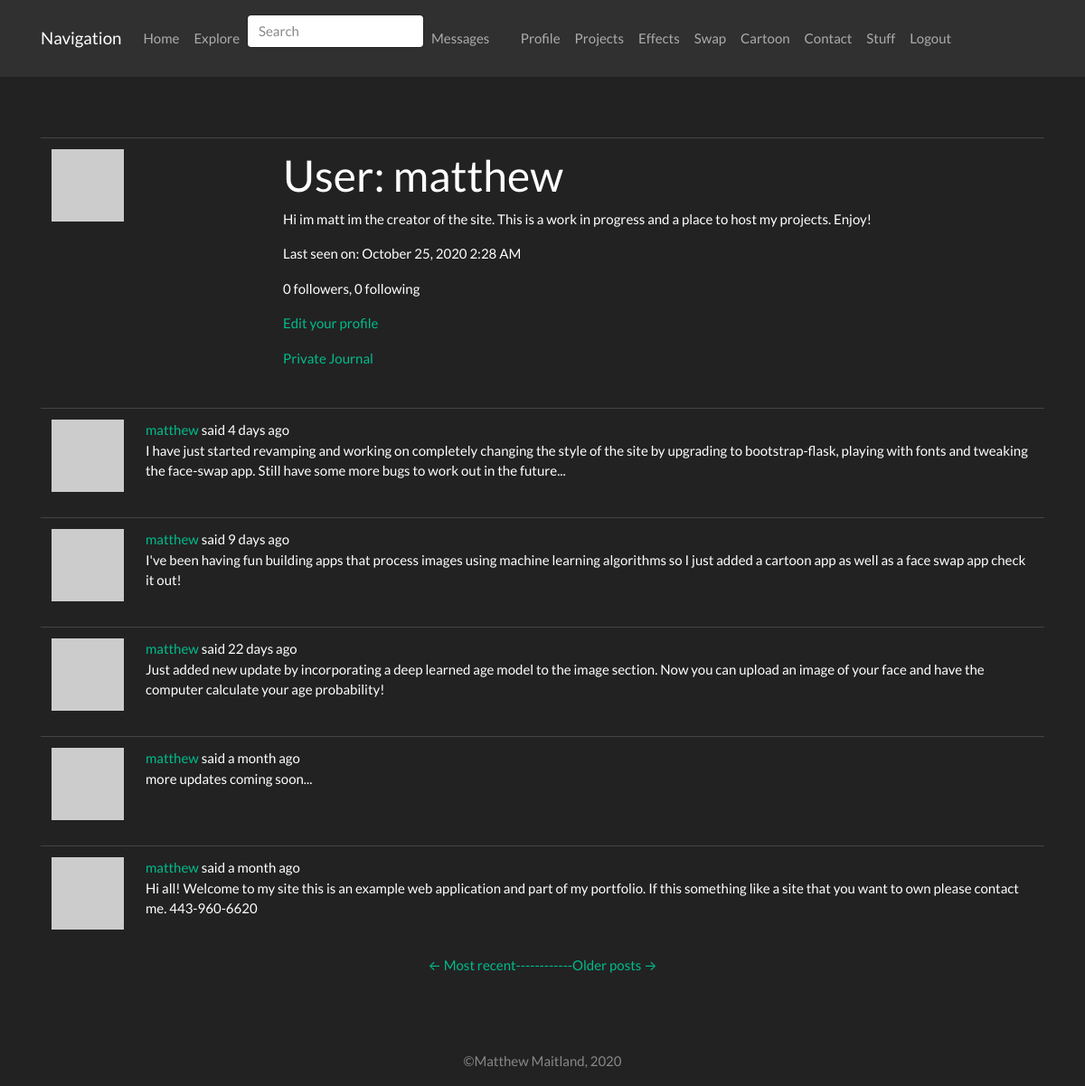
Page /user/matthew (signed in) on the earlier database version.
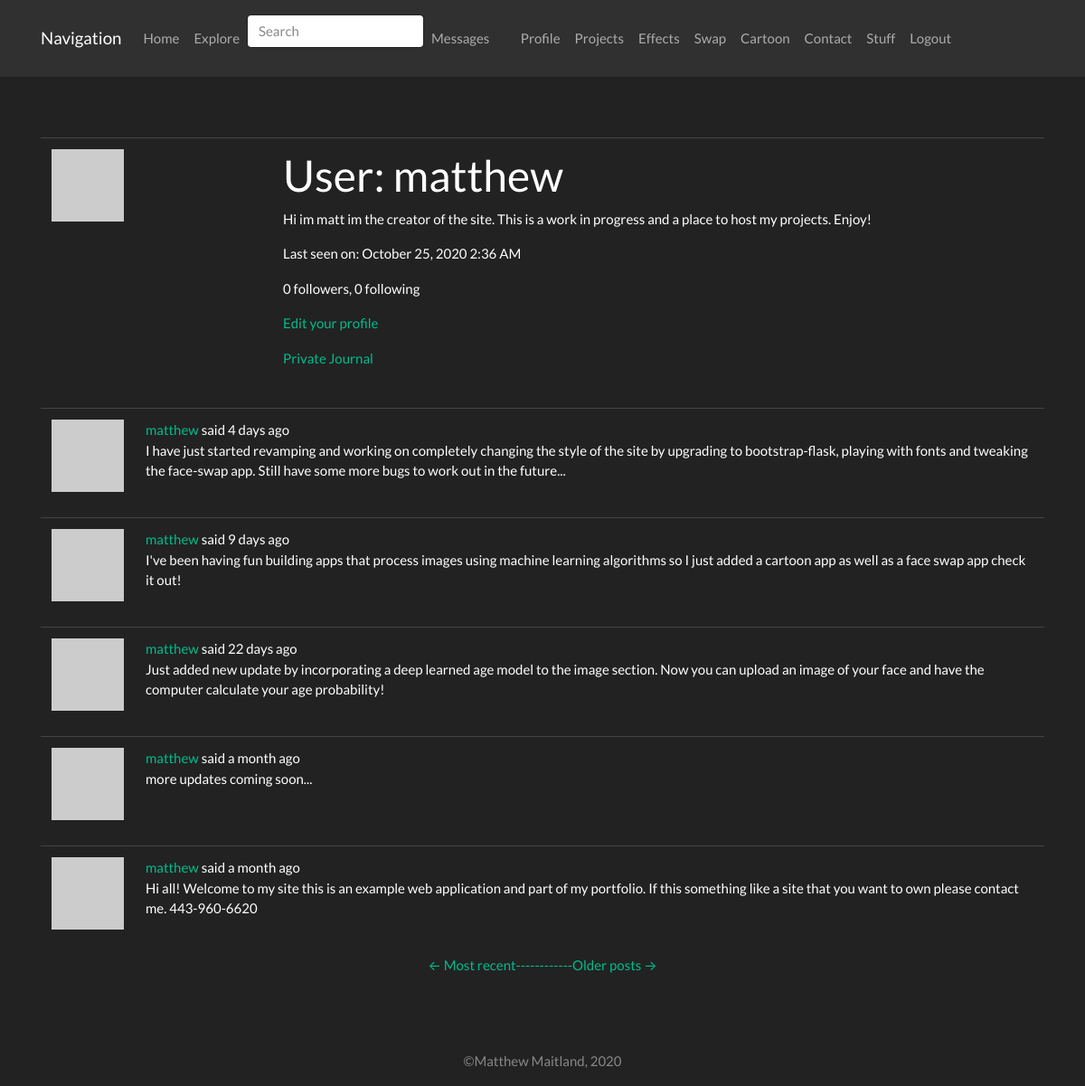
Same page on the later database version.
### app/models.py (models this page shows, shortened)
class PaginatedAPIMixin(object):
    @staticmethod
    def to_collection_dict(query, page, per_page, endpoint, **kwargs):
        resources = query.paginate(page, per_page, False)
        data = {
            'items': [item.to_dict() for item in resources.items],
            '_meta': {
                'page': page,
                'per_page': per_page,
                'total_pages': resources.pages,
                'total_items': resources.total
            },
            '_links': {
                'self': url_for(endpoint, page=page, per_page=per_page,
                                **kwargs),
                'next': url_for(endpoint, page=page + 1, per_page=per_page,
                                **kwargs) if resources.has_next else None,
                'prev': url_for(endpoint, page=page - 1, per_page=per_page,
                                **kwargs) if resources.has_prev else None
            }
        }
        return data

class User(UserMixin, PaginatedAPIMixin, db.Model):
    id = db.Column(db.Integer, primary_key=True)
    username = db.Column(db.String(64), index=True, unique=True)
    email = db.Column(db.String(120), index=True, unique=True)
    password_hash = db.Column(db.String(128))
    posts = db.relationship('Post', backref='author', lazy='dynamic')
    about_me = db.Column(db.String(140))
    journal = db.Column(db.String(500))
    last_seen = db.Column(db.DateTime, default=datetime.utcnow)
    token = db.Column(db.String(32), index=True, unique=True)
    token_expiration = db.Column(db.DateTime)
    followed = db.relationship(
        'User', secondary=followers,
        primaryjoin=(followers.c.follower_id == id),
        secondaryjoin=(followers.c.followed_id == id),
        backref=db.backref('followers', lazy='dynamic'), lazy='dynamic')
    messages_sent = db.relationship('Message',
                                    foreign_keys='Message.sender_id',
                                    backref='author', lazy='dynamic')
    messages_received = db.relationship('Message',
                                        foreign_keys='Message.recipient_id',
                                        backref='recipient', lazy='dynamic')
    last_message_read_time = db.Column(db.DateTime)
    notifications = db.relationship('Notification', backref='user',
                                    lazy='dynamic')
    tasks = db.relationship('Task', backref='user', lazy='dynamic')
    def avatar(self, size):
        digest = md5(self.email.lower().encode('utf-8')).hexdigest()
        return 'https://www.gravatar.com/avatar/{}?d=identicon&s={}'.format(
            digest, size)
    def new_messages(self):
        last_read_time = self.last_message_read_time or datetime(1900, 1, 1)
        return Message.query.filter_by(recipient=self).filter(
            Message.timestamp > last_read_time).count()
    def get_tasks_in_progress(self):
        return Task.query.filter_by(user=self, complete=False).all()

### app/main/views.py (the view)
@bp.route('/user/<username>')
@login_required
def user(username):
    user = User.query.filter_by(username=username).first_or_404()
    page = request.args.get('page', 1, type=int)
    posts = user.posts.order_by(Post.timestamp.desc()).paginate(
        page, current_app.config['POSTS_PER_PAGE'], False)
    next_url = url_for('main.user', username=user.username,
                       page=posts.next_num) if posts.has_next else None
    prev_url = url_for('main.user', username=user.username,
                       page=posts.prev_num) if posts.has_prev else None
    form = EmptyForm()
    return render_template('user.html', user=user, posts=posts.items,
                           next_url=next_url, prev_url=prev_url, form=form)

### app/main/forms.py
class SearchForm(FlaskForm):
    q = StringField(_l('Search'), validators=[DataRequired()])
    def __init__(self, *args, **kwargs):
        if 'formdata' not in kwargs:
            kwargs['formdata'] = request.args
        if 'csrf_enabled' not in kwargs:
            kwargs['csrf_enabled'] = False
        super(SearchForm, self).__init__(*args, **kwargs)

class EmptyForm(FlaskForm):
    submit = SubmitField('Submit')

### app/main/views.py (called while the page is built)
@bp.before_app_request
def before_request():
    if current_user.is_authenticated:
        current_user.last_seen = datetime.utcnow()
        db.session.commit()
        g.search_form = SearchForm()
    g.locale = str(get_locale())

### app/models.py (called while the page is built)
@login.user_loader
def load_user(id):
    return User.query.get(int(id))

    @classmethod
    def before_commit(cls, session):
        session._changes = {
            'add': list(session.new),
            'update': list(session.dirty),
            'delete': list(session.deleted)
        }

### app/templates/user.html (shortened to what this page needs)
{% extends "base.html" %}
{% block app_content %}
    <table class="table table-hover">
        <tr>
            <td width="256px"><img src="{{ user.avatar(256) }}"></td>
            <td>
                <h1>{{ _('User') }}: {{ user.username }}</h1>
                {% if user.about_me %}<p>{{ user.about_me }}</p>{% endif %}
                {% if user.last_seen %}
                <p>{{ _('Last seen on') }}: {{ moment(user.last_seen).format('LLL') }}</p>
                {% endif %}
                <p>{{ _('%(count)d followers', count=user.followers.count()) }}, {{ _('%(count)d following', count=user.followed.count()) }}</p>
                {% if user == current_user %}
                <p><a href="{{ url_for('main.edit_profile') }}">{{ _('Edit your profile') }}</a></p>
                <p><a href="{{ url_for('main.edit_journal') }}">{{ _('Private Journal') }}</a></p>
                {% endif %}
            </td>
        </tr>
    </table>
    {% for post in posts %}
        {% include '_post.html' %}
    {% endfor %}
    <nav aria-label="...">
        <ul class="pagination justify-content-center">
            <li class="previous{% if not prev_url %} disabled{% endif %}">
                <a href="{{ prev_url or '#' }}">
                    <span aria-hidden="true">&larr;</span> {{ _('Most recent------') }}
                </a>
            </li>
            <li class="next{% if not next_url %} disabled{% endif %}">
                <a href="{{ next_url or '#' }}">
                    {{ _('------Older posts') }} <span aria-hidden="true">&rarr;</span>
                </a>
            </li>
        </ul>
    </nav>
{% endblock %}

Differences in the rows shown:
changed User "matthew": last_seen "October 25, 2020 2:28 AM" → "October 25, 2020 2:36 AM"
